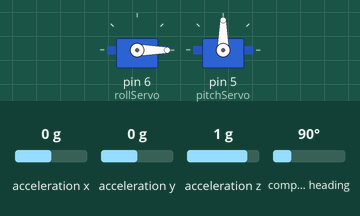
Recording of a sketch running on a simulated Arduino Uno, built with avr-gcc and run on an emulated ATmega328P. On the bench: 2 × servo. The test bench sets the inputs (shaded band); at power-on: acceleration x 0 g, acceleration y 0 g, acceleration z 1 g, compass heading 90°.

Above: at 1.2 s.
1.3 s: acceleration x set to -1.4 g
At 1.8 s:
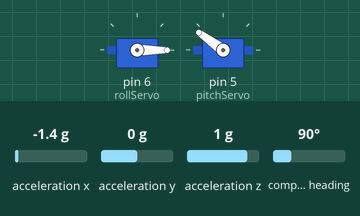
2.8 s: acceleration y set to -1.4 g
At 4.0 s:
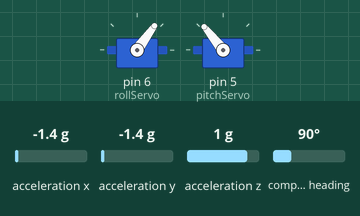
4.3 s: acceleration z set to -1.4 g
At 5.3 s:
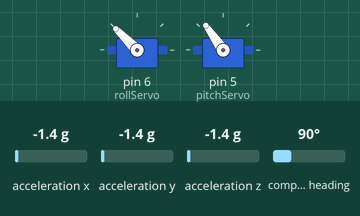
5.8 s: acceleration x set to -0.8 g
At 6.5 s:
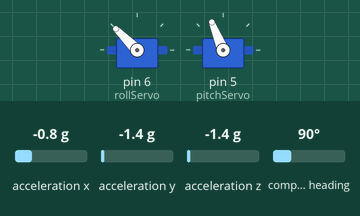
7.3 s: acceleration y set to -0.8 g
At 7.6 s:
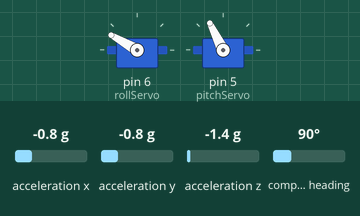
8.8 s: acceleration z set to 0 g
At 9.9 s:
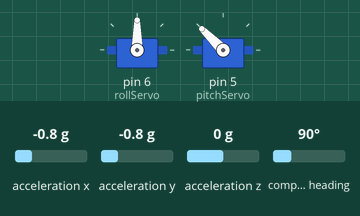
Timing chart, 0 to 11.3 s (numbered marks = the images above; inputs shaded):
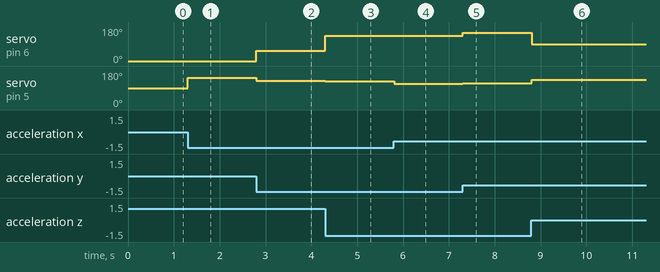

Measured:
- after the input at 1.3 s, servo on pin 5 (pitchServo): 90° → 144° at once
- after the input at 2.8 s, servo on pin 6 (rollServo): 0° → 54° at once; servo on pin 5 (pitchServo): 144° → 129° at once
- after the input at 4.3 s, servo on pin 6 (rollServo): 54° → 135° at once; servo on pin 5 (pitchServo): 129° → 125° at once
- after the input at 5.8 s, servo on pin 5 (pitchServo): 125° → 112° at once
- after the input at 7.3 s, servo on pin 6 (rollServo): 135° → 150° at once; servo on pin 5 (pitchServo): 112° → 116° at once
- after the input at 8.8 s, servo on pin 6 (rollServo): 150° → 90° at once; servo on pin 5 (pitchServo): 116° → 135° at once

The sketch:

servostuff.ino
```cpp
#include <Wire.h>
#include <Adafruit_Sensor.h>
#include <Adafruit_BNO055.h>
#include <Servo.h>

/* Author Sunny Parmar.
*/

Adafruit_BNO055 bno = Adafruit_BNO055(55, 0x28);
Servo rollServo, pitchServo, servo3;

int pitch, roll, newPitch, newRoll;
double kp = 1.0;
double ki = 0.0; // temporarily set to zero
double kd = 0.0; // temporarily set to zero
double dt = 0.01;
unsigned long currentTime;
unsigned long readRate =10.00;

double target_roll = 0.0;
double target_pitch = 0.0;

double last_error_roll = 0.0;
double last_error_pitch = 0.0;
double integral_error_roll= 0.0;
double integral_error_pitch=0.0;

void setup()
{
  // Initialize the BNO055 sensor
  bno.begin();

  // Initialize the servos
  rollServo.attach(6);
  pitchServo.attach(5);
}

void loop()
{
  currentTime = millis();
  if (currentTime % readRate == 0){
    // Read orientation data
    imu::Vector<3> euler = bno.getVector(Adafruit_BNO055::VECTOR_EULER);
    double roll = euler.z();
    double pitch = euler.y();

    // Calculate the errors for roll and pitch
    double error_roll = target_roll - roll;
    double error_pitch = target_pitch - pitch;

    // Calculate the derivative errors for roll and pitch
    double derivative_error_roll = (error_roll - last_error_roll) / dt;
    double derivative_error_pitch = (error_pitch - last_error_pitch) / dt;

    // Update the last errors for roll and pitch
    last_error_roll = error_roll;
    last_error_pitch = error_pitch;

    // Calculate the integral errors for roll and pitch
    integral_error_roll += error_roll * dt;
    integral_error_pitch += error_pitch * dt;

    // Calculate the PID output for each servo
    double output1 = -kp * error_roll + ki * integral_error_roll + kd * derivative_error_roll;
    double output2 = kp * error_pitch + ki * integral_error_pitch + kd * derivative_error_pitch;


    // Adjust the servo angles based on the PID output
    rollServo.write(output1);
    pitchServo.write(90 + output2); // 90 is the current ideal position
  }

}
```
